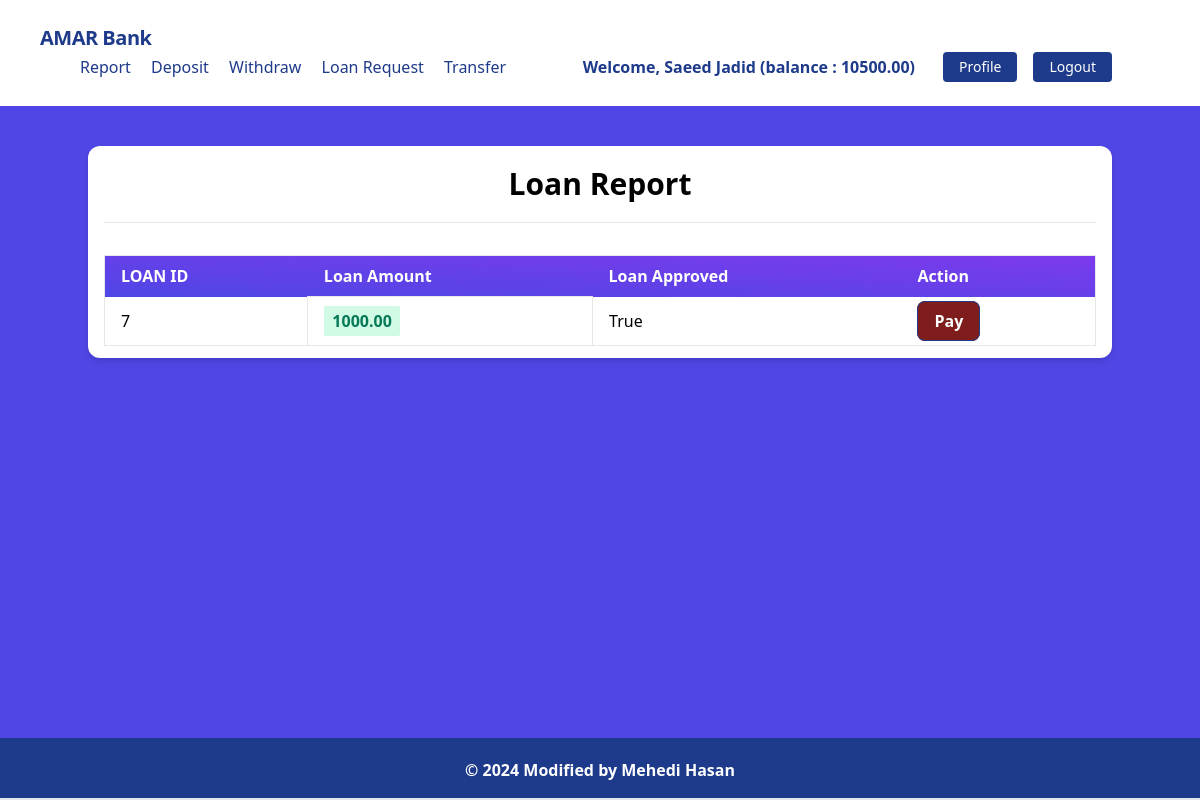
The app's page /transaction/loans/ (signed in) with its own data.
### accounts/models.py (models this page shows, shortened)
class UserBankAccount(models.Model):
    user = models.OneToOneField(User, on_delete=models.CASCADE,related_name='account')
    account_type = models.CharField(max_length=100,choices=ACCOUNT_TYPE,)
    account_number = models.CharField(max_length=100,unique=True)
    created_at = models.DateTimeField(auto_now_add=True)
    birthday = models.DateField(null=True,blank=True)
    gender = models.CharField(max_length=100,choices=GENDER_TYPE)
    balance = models.DecimalField(max_digits=12, decimal_places=2, default=0.00)
    is_bankrupt = models.BooleanField(default=False,blank=True,null=True)

### transactions/models.py (models this page shows)
class Transaction(models.Model):
    account = models.ForeignKey(UserBankAccount, on_delete=models.CASCADE,related_name='transactions')
    transaction_type = models.IntegerField(choices=TRANSACTION_TYPE,null=True,blank=True)
    amount = models.DecimalField(max_digits=12, decimal_places=2)
    balance_after_transaction = models.DecimalField(max_digits=12, decimal_places=2)
    timestamp = models.DateTimeField(auto_now_add=True)
    loan_approved = models.BooleanField(default=False)
    to_account = models.ForeignKey(UserBankAccount, on_delete=models.CASCADE,related_name='received',null=True,blank=True)
    class Meta:
        ordering = ['timestamp']

### transactions/views.py (the view)
# urls.py: path("loans/", LoanListView.as_view(), name="loan_list"),
class LoanListView(LoginRequiredMixin,ListView):
    model = Transaction
    template_name = 'loan_request.html'
    context_object_name = 'loans'
    def get_queryset(self):
        user_account = self.request.user.account
        queryset = Transaction.objects.filter(account = user_account,transaction_type = LOAN)
        return queryset

### transactions/templates/loan_request.html (shortened to what this page needs)
{% extends 'base.html' %}
{% block content %}
  <div class="my-10 py-3 px-4 bg-white rounded-xl shadow-md">
    <h1 class="font-bold text-3xl text-center pb-5 pt-2">Loan Report</h1>
    <hr />
    <table class="table-auto mx-auto w-full px-5 rounded-xl mt-8 border dark:border-neutral-500">
      <thead class="bg-purple-900 text-white text-left">
        <tr class="bg-gradient-to-tr from-indigo-600 to-purple-600 rounded-md py-2 px-4 text-white font-bold">
          <th class="px-4 py-2">LOAN ID</th>
          <th class="px-4 py-2">Loan Amount</th>
          <th class="px-4 py-2">Loan Approved</th>
          <th class="px-4 py-2">Action</th>
        </tr>
      </thead>
      <tbody>
        {% for loan in loans %}
          <tr class="border-b dark:border-neutral-500">
            <td class="px-4 py-2">{{ loan.id }}</td>
            <td class="px-4 py-3 text-s border">
              <span class="px-2 py-1 font-bold leading-tight rounded-sm text-green-700 bg-green-100">{{ loan.amount }}</span>
            </td>
            <td class="px-4 py-2">{{ loan.loan_approved }}</td>
            <td class="px-4 py-2">
              {% if loan.loan_approved %}
                <a class="font-bold bg-red-900 text-white hover:text-blue-900 hover:bg-white border border-blue-900 font-bold px-4 py-2 rounded-lg"
                   href='{% url "pay" loan.id %}'>Pay</a>
              {% else %}
                <p class="font-bold text-red-700 bg-red-100">Loan Pending</p>
              {% endif %}
            </td>
          </tr>
        {% endfor %}
      </tbody>
    </table>
  </div>
{% endblock content %}

### core/templates/base.html (shortened to what this page needs)
{% load static %}
<!DOCTYPE html>
<html lang="en">
  <head>
    <link href="https://unpkg.com/tailwindcss@2.0.1/dist/tailwind.min.css"
          rel="stylesheet" />
  </head>
  <body class="bg-indigo-600">
    {% include 'navbar.html' %}
    {% block body %}
      <div class="lg:container lg:mx-auto" id="main">
        {% block content %}
        {% endblock content %}
      </div>
      {% include 'footer.html' %}
    {% endblock body %}
  </body>
</html>

### core/templates/navbar.html (shortened to what this page needs)
<nav class="flex items-center justify-between flex-wrap bg-white p-6 px-10">
  <div class="flex items-center flex-shrink-0 text-white mr-6">
    <span class="font-semibold text-xl tracking-tight text-blue-900"><a href="/">AMAR Bank</a></span>
  </div>
  <div class="w-full block flex-grow lg:flex lg:items-center lg:w-auto px-10">
    {% if request.user.is_authenticated %}
      <div class="text-md lg:flex-grow">
        <a href="{% url 'transaction_report' %}"
           class="block mt-4 lg:inline-block lg:mt-0 text-blue-900 hover:text-red-900 hover:font-black mr-4">Report</a>
        <a href="{% url 'deposit_money' %}"
           class="block mt-4 lg:inline-block lg:mt-0 text-blue-900 hover:text-red-900 hover:font-black mr-4">
          Deposit
        </a>
        <a href="{% url 'withdraw_money' %}"
           class="block mt-4 lg:inline-block lg:mt-0 text-blue-900 hover:text-red-900 hover:font-black mr-4">
          Withdraw
        </a>
        <a href="{% url 'loan_request' %}"
           class="block mt-4 lg:inline-block lg:mt-0 text-blue-900 hover:text-red-900 hover:font-black mr-4">
          Loan Request
        </a>
        <a href="{% url 'transfer_money' %}"
           class="block mt-4 lg:inline-block lg:mt-0 text-blue-900 hover:text-red-900 hover:font-black mr-4">
          Transfer
        </a>
      </div>
      <div class="text-blue-900 my-auto font-black px-5">
        Welcome, {{ request.user.first_name }} {{ request.user.last_name }} (balance
        : {{ request.user.account.balance }})
      </div>
      <a href="{% url 'profile' %}"
         class="mx-2 inline-block font-medium text-sm px-4 py-2 leading-none bg-blue-900 rounded text-white border-white hover:border-transparent hover:text-dark hover:bg-red-700 mt-4 lg:mt-0">Profile</a>
      <a href="{% url 'logout' %}"
         class="mx-2 inline-block font-medium text-sm px-4 py-2 leading-none bg-blue-900 rounded text-white border-white hover:border-transparent hover:text-dark hover:bg-red-700 mt-4 lg:mt-0">Logout</a>
    {% endif %}
  </div>
</nav>

### core/templates/footer.html
<footer class="footer bg-blue-900 text-white relative border-b-2 mt-10">
  <div class="container mx-auto px-6">
    <div class="mt-5 flex flex-col items-center">
      <div class="sm:w-2/3 text-center py-0 pb-2">
        <p class="text-md text-white font-bold mb-2">
          © {% now "Y" %} Modified by Mehedi Hasan
        </p>
      </div>
    </div>
  </div>
</footer>

### core/templates/base.html (style rules this page uses)
footer { position: fixed !important; bottom: 0 !important; width: 100%; }

### records on screen
Transaction: id "7", amount "1000.00", loan_approved "True", shows "Pay"

### other values on screen
{{ request.user.first_name }} "Saeed"
{{ request.user.last_name }} "Jadid"
{{ request.user.account.balance }} "10500.00"
